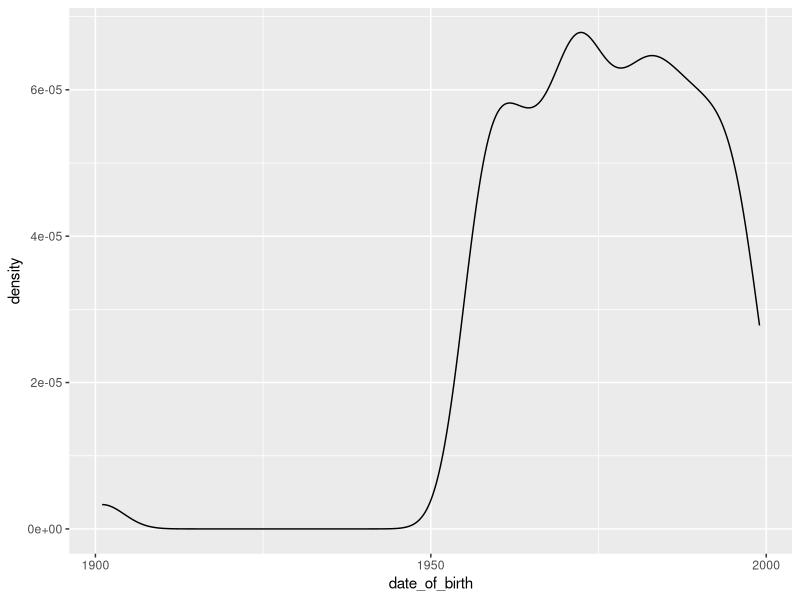
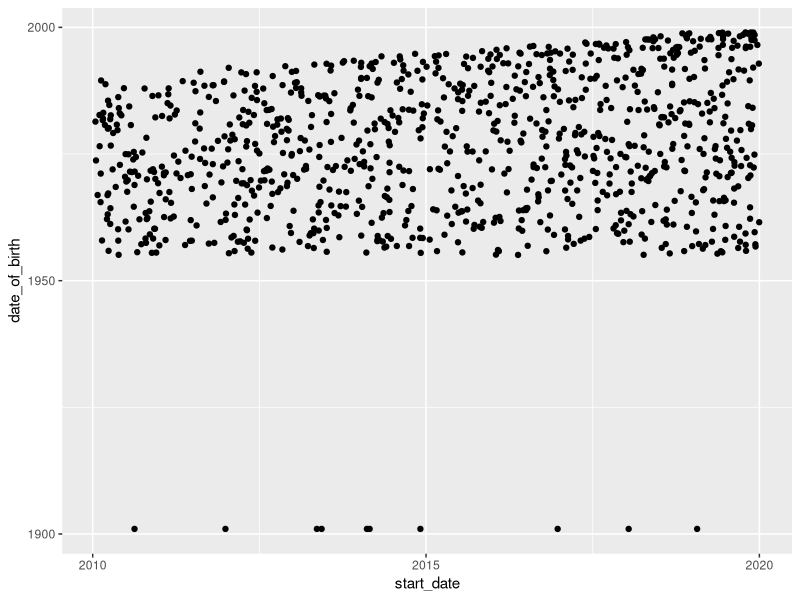

These figures' R source, in order: (Note: this script raises an error after producing the figures.)
## ---- chunk 1
knitr::opts_chunk$set(echo = TRUE)

library(tidyverse)
library(glue)
library(lubridate)
library(magrittr)

## ---- chunk 2

# create empty tibble
df_HR <- as_tibble(nums <- sprintf('%0.3d', 1:999)) 

# create unique employee ID  
df_HR <-
df_HR |> mutate(emp_id = as.character(glue("ID{value}"))) |> 
  select(emp_id)

## ---- chunk 3

rdate <- function(n = 1,
#                  min = paste0(format(Sys.Date(), '%Y'), '-01-01'),
#                  max = lubridate::today(),
                  min = paste0(format(Sys.Date(), '%Y'), '-01-01'),
                  max = lubridate::today(),
                  sort = TRUE) {

  dates <- sample(seq(as.Date(min), as.Date(max), by = "day"), n, replace = TRUE)
  if (sort == TRUE) {
    sort(dates)
  } else {
    dates
  }

}

## ---- chunk 4
# Tommy Tutone
set.seed(8675309)

#rdate(n = 10, max = "2020-11-22")
df_HR_main <-
  df_HR |>
  mutate(
    date_of_birth = rdate(
      n = n(),
      min = "1955-01-01",
      max = "1999-01-01",
      sort = FALSE
    ),
    # make sure that everyone is at least 20 on their start date
    earliest_start = case_when(
      date_of_birth + years(20) < ymd(20100101) ~ ymd(20100101),
      TRUE ~ date_of_birth + years(20)
      )
  )


example_date = ymd(20190101)
sample(x = seq(from = example_date, to = ymd("2020-01-01"), by = "day"),
                        size = 1)


df_HR_main <- df_HR_main |> 
  rowwise() |> 
      mutate(
#    start_date = rdate(n = n(), min = "2010-01-01", max = "2020-01-01")
    start_date = 
      sample(x = seq(from = earliest_start,
                                to = ymd("20200101"), by = "day"),
                        size = 1)) |> 
  ungroup()

# check -- is everyone old enough to work on their start date?
df_HR_main |>
  mutate(
    age_at_start = 
           date_of_birth %--% start_date %/% years(1)) |> 
  group_by(age_at_start) |> 
  tally() |> 
  arrange(age_at_start)

# check -- age at close of study 
df_HR_main |> 
  mutate(age_this_year = 
           date_of_birth %--% ymd(20200101) %/% years(1)
  ) |> 
  group_by(age_this_year) |> 
  tally() |> 
  arrange(desc(age_this_year))

## ---- chunk 5

df_HR_main <- df_HR_main |> 
  select(-emp_id) |> 
  arrange(start_date) |> 
  cbind(df_HR) |> 
  relocate(emp_id)

df_HR_main

## ---- chunk 6


# randomly assign 1901-01-01 default value to 1% of records
df_HR_temp <- df_HR_main |> 
  sample_frac(size = 0.01, replace = FALSE) |> 
  mutate(dob_replace = ymd(19010101)) |> 
  select(emp_id, dob_replace)

df_HR_main <- df_HR_main |> 
  left_join(df_HR_temp, by = "emp_id") |> 
  mutate(date_of_birth = case_when(
    dob_replace == ymd(19010101) ~ dob_replace,
    TRUE ~ date_of_birth
  )) |> 
  select(emp_id, date_of_birth, start_date)

df_HR_main

# tally by year
df_HR_main |> 
  group_by(year(date_of_birth)) |> 
  tally()


## ---- chunk 7
ggplot(df_HR_main, aes(x = date_of_birth)) +
  geom_density()


ggplot(df_HR_main, aes(x = start_date, y = date_of_birth)) +
  geom_point()

## ---- chunk 8

write_csv(df_HR_main, here::here("data", "df_HR_main.csv"))

## ---- chunk 9

# test runs to work out how to add random amount to existing date without going past today  or a set date

var_date = ymd("2019-01-01")
date_max = ymd("2020-01-01")

today() - var_date
date_max - var_date

# use today - variable date to get number of days, then 
# multiply by a random value from the uniform distribution (runif) to get 
# a fractional number of days to add
#var_date + ((today() - var_date) * runif(1))
#var_date + (date_max - var_date) * runif(1))

## ---- chunk 10
# test runs

date_max = ymd("2020-01-01")

df_HR_main |> 
  mutate(trans1 = (start_date + (date_max - start_date) * runif(n()))) |> 
  mutate(trans_time = trans1 - start_date,
         service = date_max - start_date,
         as.integer(trans_time) / as.integer(service))

df_HR_main |> 
  mutate(trans1 = (start_date + (date_max - start_date) * runif(n()))) |> 
  mutate(trans2 = (trans1 + (date_max - trans1) * runif(n()))) |> 
  mutate(trans3 = (trans2 + (date_max - trans2) * runif(n()))) |> 
    mutate(trans_time = trans3 - trans2,
         service = date_max - start_date,
         as.integer(trans_time) / as.integer(service))

df_HR_main |> 
  mutate(trans1 = (start_date + ((date_max - start_date) * runif(n())))) |> 
  mutate(trans2 = (trans1 + ((date_max - trans1) * runif(n())))) |> 
  mutate(trans3 = (trans2 + ((date_max - trans2) * runif(n())))) |> 
    mutate(trans_time = trans3 - trans2,
         service = date_max - start_date,
         as.integer(trans_time) / as.integer(service))

## ---- chunk 11
# Tom Robinson
set.seed(2468)

df_HR_transaction_dates <- 
  df_HR_main |> 
  select(-date_of_birth) |> 
  mutate(trans1 = (start_date + (date_max - start_date) * runif(n()))) |> 
  mutate(trans2 = (trans1 + ((date_max - trans1) * runif(n())))) 
#|> 
#  mutate(trans3 = (trans2 + ((today() - trans2) * runif(n()))))

df_HR_transaction_dates

# remove small gaps by converting to NA

df_HR_transaction_dates <-
df_HR_transaction_dates |> 
  # trans1 
  mutate(
    trans1 = case_when(
             as.integer(trans1 - start_date) < 90 ~ NA_Date_,
             TRUE ~ trans1)
  ) |> 
  # trans2 
  mutate(
    trans2 = case_when(
             is.na(trans1) ~ NA_Date_,
             as.integer(trans2 - trans1) < 90 ~ NA_Date_,
             TRUE ~ trans2)
  ) 
#|> 
  # trans3
#  mutate(
#    trans3 = case_when(
#             is.na(trans2) ~ NA_Date_,
#             as.integer(trans3 - trans2) < 90 ~ NA_Date_,
#             TRUE ~ trans3)
#  ) 

df_HR_transaction_dates  

## ---- chunk 12

df_HR_transaction_dates %<>% 
  pivot_longer(!emp_id, names_to = "transaction_num", values_to = "transaction_date")


df_HR_transaction_dates

## ---- chunk 13
df_HR_transaction_dates <- df_HR_transaction_dates |> 
  mutate(
    occ_grp_num = case_when(
      # fill NA
      transaction_num == "trans2" & is.na(transaction_date) ~ NA_integer_,
      transaction_num == "trans1" & is.na(transaction_date) ~ NA_integer_,
      # fill trans2
      transaction_num == "trans2" ~ sample(c(3L, 4L, 5L), 
                                           size = n(), replace = TRUE),
      TRUE ~ 991L)
  )

df_HR_transaction_dates <- df_HR_transaction_dates |> 
  mutate(
    # fill trans1
    occ_grp_num = case_when(
      is.na(occ_grp_num) ~ NA_integer_,
      occ_grp_num <= 5 ~ occ_grp_num,
      transaction_num == "trans1" & is.na(lead(occ_grp_num, 1)) ~ sample(c(2L, 3L, 4L, 5L), 
                                                                    size = n(), replace = TRUE),
      transaction_num == "trans1" ~ lead(occ_grp_num, 1) - 1L,
      TRUE ~ 991L
  )
  )

df_HR_transaction_dates <- 
  df_HR_transaction_dates |> 
  mutate(
    # fill start
    occ_grp_num = case_when(
      is.na(occ_grp_num) ~ NA_integer_,
      occ_grp_num <= 5 ~ occ_grp_num,
      transaction_num == "start_date" & is.na(lead(occ_grp_num, 1)) ~ sample(c(1L, 2L, 3L, 4L, 5L), 
                                                                    size = n(), replace = TRUE),
      transaction_num == "start_date" ~ lead(occ_grp_num, 1) - 1L,
      TRUE ~ 999L
  )
  )

  

## ---- chunk 14
df_HR_transaction_dates <-
  df_HR_transaction_dates |> 
  mutate(
    occupation = case_when(
      is.na(occ_grp_num) ~ NA_character_,
      occ_grp_num == 1 ~ "A",
      occ_grp_num == 2 ~ "B",
      occ_grp_num == 3 ~ "C",
      occ_grp_num == 4 ~ "D",
      occ_grp_num == 5 ~ "E",
      TRUE ~ "999"
  )
  )

df_HR_transaction_dates

## ---- chunk 15

df_HR_transaction_dates |> 
  group_by(transaction_num, occupation) |> 
  tally()

df_HR_transaction_dates |> 
  group_by(occupation) |> 
  tally()

## ---- chunk 16

df_HR_transaction_dates <-
df_HR_transaction_dates |> 
  mutate(
    yr_in_occ = case_when(
      is.na(transaction_date) ~ NA_real_,
      transaction_num == "trans2" ~ 
        as.numeric(interval(transaction_date, date_max) %/% years(1)) + 1,
      
      (transaction_num == "trans1" | transaction_num == "start_date") 
      & is.na(lead(transaction_date, 1)) ~ 
        as.numeric(interval(transaction_date, date_max) %/% years(1)) + 1,

      transaction_num == "trans1" | transaction_num == "start_date" ~
        as.numeric(interval(transaction_date, lead(transaction_date, 1)) %/% years(1)) + 1,

            TRUE ~ 999
  ))

df_HR_transaction_dates

tail(df_HR_transaction_dates)

## ---- chunk 17

df_HR_transaction_dates |> 
  group_by(occupation) |> 
  summarise(avg_years = mean(yr_in_occ))

## ---- chunk 18
df_HR_transaction_dates <-
  df_HR_transaction_dates |> 
  mutate(
    occ_step = case_when(
      is.na(yr_in_occ) ~ NA_integer_,
      yr_in_occ >= 3 ~ 3L,
      yr_in_occ == 2 ~ 2L,
      yr_in_occ == 1 ~ 1L,
      TRUE ~ NA_integer_
  )
  )

df_HR_transaction_dates

## ---- chunk 19
df_HR_transaction <-
df_HR_transaction_dates |> 
  select(-c(occ_grp_num, yr_in_occ))

df_HR_transaction

## ---- chunk 20
  
write_csv(df_HR_transaction, here::here("data", "df_HR_transaction.csv"))

## ---- chunk 21
# Squeeze
set.seed(8535937)

df_HR_train <- df_HR |> 
  mutate(train_security = sample(c(TRUE, FALSE, NA), size = n(), prob = c(.48, .48, .04), replace = TRUE),
         train_crm = sample(c(TRUE, FALSE, NA), size = n(), prob = c(.75, .24, .01), replace = TRUE),
         train_qc = sample(c(TRUE, FALSE, NA), size = n(), prob = c(.10, .50, .40), replace = TRUE),
         train_history = sample(c(TRUE, FALSE, NA), size = n(), prob = c(.98, .01, .01), replace = TRUE)) 

df_HR_train

df_HR_train |> 
  group_by(train_security, train_qc) |> 
  tally()


## ---- chunk 22

write_csv(df_HR_train, here::here("data", "df_HR_train.csv"))
## ---- chunk 23

summary(df_HR_train)

## ---- chunk 24
# rounding date differences

(today() - ymd("2019-11-22"))

interval(ymd("2018-11-22"), today()) %/% years(1)


## ---- chunk 25
# Etta James
set.seed(8423089)

# Wilson Picket
set.seed(6345789)

# Marvelettes
set.seed(45789)

# AC/DC
set.seed(362436)

# The Time
set.seed(7779311)

